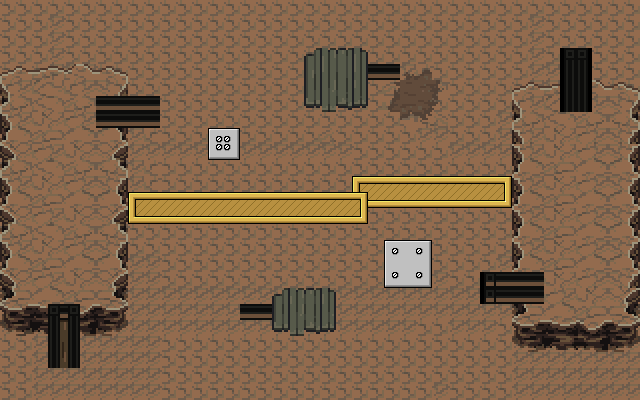

This game map was drawn from its Tiled (.tmx) file and the tilesets committed beside it. A one-line description and the trimmed map source follow:
An orthogonal 40x25 tile map with 16x16 px tiles, 5 tile layers (bg, lowBlks, blocks, secFloor, ...), 2 tilesets.

<map version="1.10" tiledversion="1.10.1" orientation="orthogonal" renderorder="right-down" width="40" height="25" tilewidth="16" tileheight="16" infinite="0" nextlayerid="7" nextobjectid="1">
 <tileset firstgid="1" name="map" tilewidth="16" tileheight="16" tilecount="4160" columns="80">
  <image source="32x32_DEMO.png" width="1280" height="832" />
 </tileset>
 <tileset firstgid="4161" name="tileset" tilewidth="16" tileheight="16" tilecount="1204" columns="43">
  <image source="../tileset/tileset.png" width="688" height="450" />
 </tileset>
 <layer id="1" name="bg" width="40" height="25">
  <data>[1000 cells, 951 non-empty, 41 distinct tile ids]</data>
 </layer>
 <layer id="3" name="lowBlks" width="40" height="25">
  <data>[1000 cells, 49 non-empty, 6 distinct tile ids]</data>
 </layer>
 <layer id="2" name="blocks" width="40" height="25">
  <data>[1000 cells, 13 non-empty, 9 distinct tile ids]</data>
 </layer>
 <layer id="4" name="secFloor" width="40" height="25">
  <data>[1000 cells, 171 non-empty, 43 distinct tile ids]</data>
 </layer>
 <layer id="5" name="secWall" width="40" height="25">
  <data>[1000 cells, 114 non-empty, 48 distinct tile ids]</data>
 </layer>
 <objectgroup id="6" name="player" />
</map>
